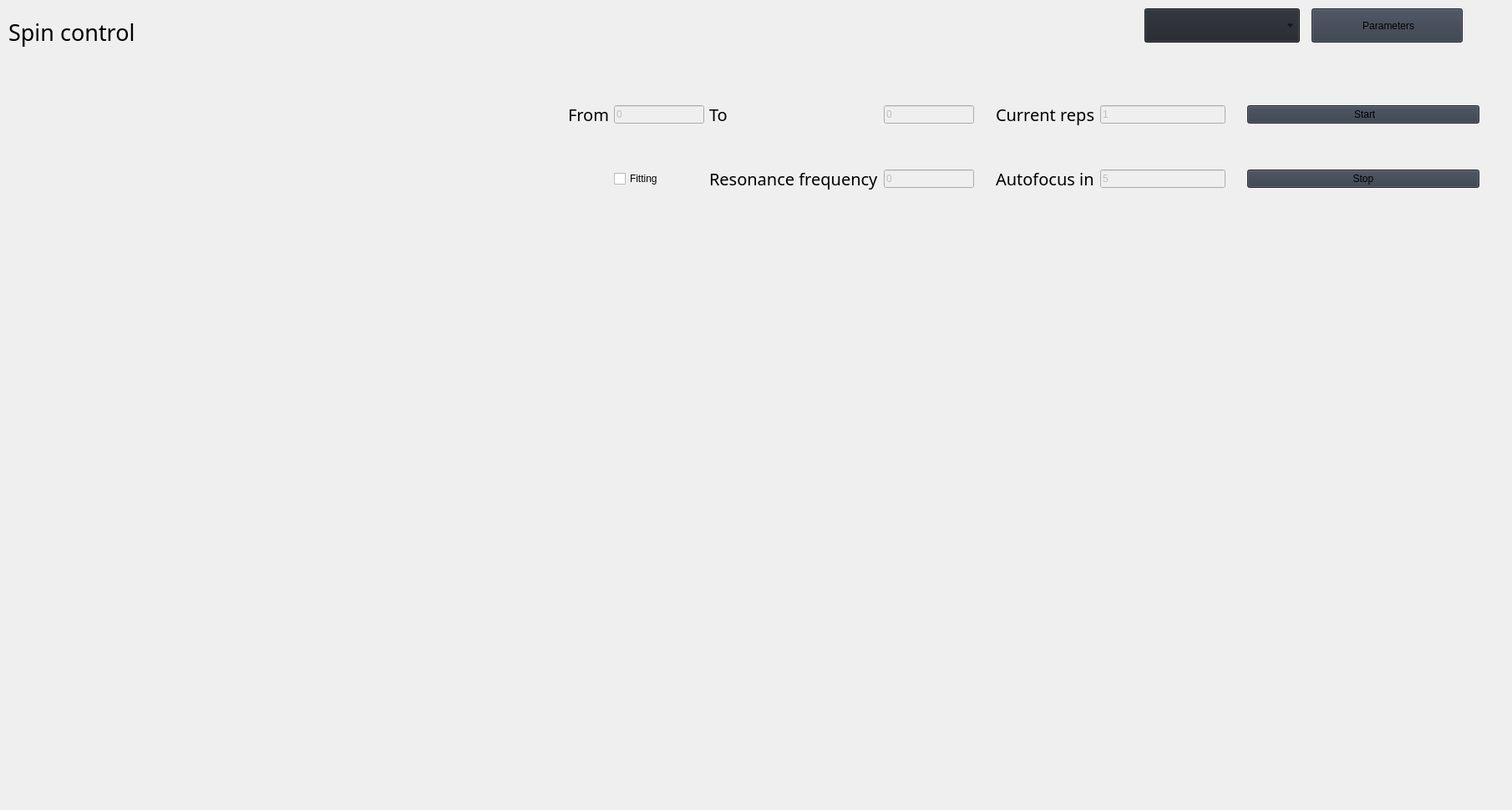
                     <widget class="QWidget" name="control">
                      <widget class="QWidget" name="horizontalLayoutWidget_9">
                       <property name="geometry">
                        <rect>
                         <x>10</x>
                         <y>10</y>
                         <width>781</width>
                         <height>56</height>
                        </rect>
                       </property>
                       <layout class="QHBoxLayout" name="horizontalLayout_17">
                        <item>
                         <widget class="QLabel" name="label_38">
                          <property name="font">
                           <font>
                            <family>Segoe UI Semibold</family>
                            <pointsize>20</pointsize>
                            <italic>false</italic>
                            <bold>false</bold>
                           </font>
                          </property>
                          <property name="styleSheet">
                           <string notr="true">font: 63 20pt &quot;Segoe UI Semibold&quot;;</string>
                          </property>
                          <property name="text">
                           <string>Spin control</string>
                          </property>
                         </widget>
                        </item>
                       </layout>
                      </widget>
                      <widget class="QFrame" name="frame_8">
                       <property name="geometry">
                        <rect>
                         <x>1360</x>
                         <y>0</y>
                         <width>401</width>
                         <height>61</height>
                        </rect>
                       </property>
                       <property name="frameShape">
                        <enum>QFrame::NoFrame</enum>
                       </property>
                       <widget class="QComboBox" name="control_type">
                        <property name="geometry">
                         <rect>
                          <x>10</x>
                          <y>10</y>
                          <width>186</width>
                          <height>41</height>
                         </rect>
                        </property>
                        <property name="maximumSize">
                         <size>
                          <width>16777215</width>
                          <height>16777211</height>
                         </size>
                        </property>
                        <property name="font">
                         <font>
                          <family>Segoe UI Semibold</family>
                          <pointsize>16</pointsize>
                          <italic>false</italic>
                          <bold>false</bold>
                         </font>
                        </property>
                        <property name="autoFillBackground">
                         <bool>false</bool>
                        </property>
                        <property name="styleSheet">
                         <string notr="true">background-color: rgb(33, 37, 43);
font: 63 16pt &quot;Segoe UI Semibold&quot;;
</string>
                        </property>
                        <property name="iconSize">
                         <size>
                          <width>16</width>
                          <height>16</height>
                         </size>
                        </property>
                        <property name="frame">
                         <bool>true</bool>
                        </property>
                       </widget>
                       <widget class="QPushButton" name="control_params">
                        <property name="geometry">
                         <rect>
                          <x>210</x>
                          <y>10</y>
                          <width>181</width>
                          <height>41</height>
                         </rect>
                        </property>
                        <property name="sizePolicy">
                         <sizepolicy hsizetype="Expanding" vsizetype="Fixed">
                          <horstretch>0</horstretch>
                          <verstretch>0</verstretch>
                         </sizepolicy>
                        </property>
                        <property name="styleSheet">
                         <string notr="true">background-color: rgb(52, 59, 72);
font: 63 15pt &quot;Segoe UI Semibold&quot;;</string>
                        </property>
                        <property name="text">
                         <string> Parameters</string>
                        </property>
                        <property name="icon">
                         <iconset>
                          <normaloff>:/icons/images/icons/cil-settings.png</normaloff>:/icons/images/icons/cil-settings.png</iconset>
                        </property>
                       </widget>
                      </widget>
                      <widget class="QFrame" name="frame_9">
                       <property name="geometry">
                        <rect>
                         <x>10</x>
                         <y>70</y>
                         <width>651</width>
                         <height>211</height>
                        </rect>
                       </property>
                       <property name="frameShape">
                        <enum>QFrame::NoFrame</enum>
                       </property>
                       <widget class="QWidget" name="verticalLayoutWidget_5">
                        <property name="geometry">
                         <rect>
                          <x>10</x>
                          <y>10</y>
                          <width>631</width>
                          <height>191</height>
                         </rect>
                        </property>
                        <layout class="QVBoxLayout" name="control_autofocus">
                         <property name="spacing">
                          <number>0</number>
                         </property>
                        </layout>
                       </widget>
                      </widget>
                      <widget class="QFrame" name="frame_11">
                       <property name="geometry">
                        <rect>
                         <x>10</x>
                         <y>290</y>
                         <width>1791</width>
                         <height>671</height>
                        </rect>
                       </property>
                       <property name="frameShape">
                        <enum>QFrame::NoFrame</enum>
                       </property>
                       <widget class="QWidget" name="control_average_widget" native="true">
                        <property name="geometry">
                         <rect>
                          <x>10</x>
                          <y>-10</y>
                          <width>1771</width>
                          <height>671</height>
                         </rect>
                        </property>
                        <widget class="QWidget" name="verticalLayoutWidget_6">
                         <property name="geometry">
                          <rect>
                           <x>-80</x>
                           <y>20</y>
                           <width>1961</width>
                           <height>321</height>
                          </rect>
                         </property>
                         <layout class="QVBoxLayout" name="control_average_layout">
                          <property name="spacing">
                           <number>0</number>
                          </property>
                         </layout>
                        </widget>
                        <widget class="QWidget" name="verticalLayoutWidget_7">
                         <property name="geometry">
                          <rect>
                           <x>-80</x>
                           <y>350</y>
                           <width>1961</width>
                           <height>321</height>
                          </rect>
                         </property>
                         <layout class="QVBoxLayout" name="control_contrast_layout">
                          <property name="spacing">
                           <number>0</number>
                          </property>
                         </layout>
                        </widget>
                       </widget>
                      </widget>
                      <widget class="QFrame" name="frame_10">
                       <property name="geometry">
                        <rect>
                         <x>670</x>
                         <y>70</y>
                         <width>1131</width>
                         <height>211</height>
                        </rect>
                       </property>
                       <property name="frameShape">
                        <enum>QFrame::NoFrame</enum>
                       </property>
                       <widget class="QWidget" name="gridLayoutWidget_13">
                        <property name="geometry">
                         <rect>
                          <x>10</x>
                          <y>10</y>
                          <width>1111</width>
                          <height>191</height>
                         </rect>
                        </property>
                        <layout class="QGridLayout" name="gridLayout_11">
                         <item row="1" column="7">
                          <spacer name="horizontalSpacer_15">
                           <property name="orientation">
                            <enum>Qt::Vertical</enum>
                           </property>
                           <property name="sizeType">
                            <enum>QSizePolicy::Fixed</enum>
                           </property>
                           <property name="sizeHint" stdset="0">
                            <size>
                             <width>20</width>
                             <height>20</height>
                            </size>
                           </property>
                          </spacer>
                         </item>
                         <item row="0" column="8">
                          <widget class="QPushButton" name="control_start">
                           <property name="sizePolicy">
                            <sizepolicy hsizetype="Preferred" vsizetype="Fixed">
                             <horstretch>0</horstretch>
                             <verstretch>0</verstretch>
                            </sizepolicy>
                           </property>
                           <property name="styleSheet">
                            <string notr="true">background-color: rgb(52, 59, 72);
font: 63 15pt &quot;Segoe UI Semibold&quot;;</string>
                           </property>
                           <property name="text">
                            <string> Start</string>
                           </property>
                           <property name="icon">
                            <iconset>
                             <normaloff>:/icons/images/icons/cil-media-play.png</normaloff>:/icons/images/icons/cil-media-play.png</iconset>
                           </property>
                          </widget>
                         </item>
                         <item row="1" column="6">
                          <widget class="QLineEdit" name="autofocus_in">
                           <property name="enabled">
                            <bool>false</bool>
                           </property>
                           <property name="sizePolicy">
                            <sizepolicy hsizetype="Preferred" vsizetype="Fixed">
                             <horstretch>0</horstretch>
                             <verstretch>0</verstretch>
                            </sizepolicy>
                           </property>
                           <property name="maximumSize">
                            <size>
                             <width>150</width>
                             <height>16777215</height>
                            </size>
                           </property>
                           <property name="styleSheet">
                            <string notr="true">font: 63 20pt &quot;Segoe UI Semibold&quot;;</string>
                           </property>
                           <property name="text">
                            <string>5</string>
                           </property>
                          </widget>
                         </item>
                         <item row="0" column="9">
                          <spacer name="horizontalSpacer_10">
                           <property name="orientation">
                            <enum>Qt::Vertical</enum>
                           </property>
                           <property name="sizeType">
                            <enum>QSizePolicy::Fixed</enum>
                           </property>
                           <property name="sizeHint" stdset="0">
                            <size>
                             <width>20</width>
                             <height>20</height>
                            </size>
                           </property>
                          </spacer>
                         </item>
                         <item row="0" column="4">
                          <spacer name="horizontalSpacer_36">
                           <property name="orientation">
                            <enum>Qt::Vertical</enum>
                           </property>
                           <property name="sizeType">
                            <enum>QSizePolicy::Fixed</enum>
                           </property>
                           <property name="sizeHint" stdset="0">
                            <size>
                             <width>20</width>
                             <height>20</height>
                            </size>
                           </property>
                          </spacer>
                         </item>
                         <item row="0" column="5">
                          <widget class="QLabel" name="label_39">
                           <property name="enabled">
                            <bool>true</bool>
                           </property>
                           <property name="sizePolicy">
                            <sizepolicy hsizetype="Preferred" vsizetype="Preferred">
                             <horstretch>0</horstretch>
                             <verstretch>0</verstretch>
                            </sizepolicy>
                           </property>
                           <property name="font">
                            <font>
                             <family>Segoe UI Semibold</family>
                             <pointsize>15</pointsize>
                             <italic>false</italic>
                             <bold>false</bold>
                            </font>
                           </property>
                           <property name="styleSheet">
                            <string notr="true">font: 63 15pt &quot;Segoe UI Semibold&quot;;</string>
                           </property>
                           <property name="text">
                            <string>Current reps</string>
                           </property>
                           <property name="wordWrap">
                            <bool>true</bool>
                           </property>
                           <property name="textInteractionFlags">
                            <set>Qt::NoTextInteraction</set>
                           </property>
                          </widget>
                         </item>
                         <item row="1" column="5">
                          <widget class="QLabel" name="label_40">
                           <property name="enabled">
                            <bool>true</bool>
                           </property>
                           <property name="sizePolicy">
                            <sizepolicy hsizetype="Preferred" vsizetype="Preferred">
                             <horstretch>0</horstretch>
                             <verstretch>0</verstretch>
                            </sizepolicy>
                           </property>
                           <property name="font">
                            <font>
                             <family>Segoe UI Semibold</family>
                             <pointsize>15</pointsize>
                             <italic>false</italic>
                             <bold>false</bold>
                            </font>
                           </property>
                           <property name="styleSheet">
                            <string notr="true">font: 63 15pt &quot;Segoe UI Semibold&quot;;</string>
                           </property>
                           <property name="text">
                            <string>Autofocus in</string>
                           </property>
                           <property name="wordWrap">
                            <bool>true</bool>
                           </property>
                           <property name="textInteractionFlags">
                            <set>Qt::NoTextInteraction</set>
                           </property>
                          </widget>
                         </item>
                         <item row="0" column="1">
                          <widget class="QLineEdit" name="fit_from">
                           <property name="enabled">
                            <bool>false</bool>
                           </property>
                           <property name="sizePolicy">
                            <sizepolicy hsizetype="Preferred" vsizetype="Fixed">
                             <horstretch>0</horstretch>
                             <verstretch>0</verstretch>
                            </sizepolicy>
                           </property>
                           <property name="maximumSize">
                            <size>
                             <width>150</width>
                             <height>16777215</height>
                            </size>
                           </property>
                           <property name="styleSheet">
                            <string notr="true">font: 63 20pt &quot;Segoe UI Semibold&quot;;</string>
                           </property>
                           <property name="text">
                            <string>0</string>
                           </property>
                          </widget>
                         </item>
                         <item row="0" column="2">
                          <widget class="QLabel" name="label_42">
                           <property name="enabled">
                            <bool>true</bool>
                           </property>
                           <property name="sizePolicy">
                            <sizepolicy hsizetype="Preferred" vsizetype="Preferred">
                             <horstretch>0</horstretch>
                             <verstretch>0</verstretch>
                            </sizepolicy>
                           </property>
                           <property name="font">
                            <font>
                             <family>Segoe UI Semibold</family>
                             <pointsize>15</pointsize>
                             <italic>false</italic>
                             <bold>false</bold>
                            </font>
                           </property>
                           <property name="styleSheet">
                            <string notr="true">font: 63 15pt &quot;Segoe UI Semibold&quot;;</string>
                           </property>
                           <property name="text">
                            <string>To</string>
                           </property>
                           <property name="wordWrap">
                            <bool>true</bool>
                           </property>
                           <property name="textInteractionFlags">
                            <set>Qt::NoTextInteraction</set>
                           </property>
                          </widget>
                         </item>
                         <item row="1" column="8">
                          <widget class="QPushButton" name="control_stop">
                           <property name="sizePolicy">
                            <sizepolicy hsizetype="Expanding" vsizetype="Fixed">
                             <horstretch>0</horstretch>
                             <verstretch>0</verstretch>
                            </sizepolicy>
                           </property>
                           <property name="styleSheet">
                            <string notr="true">background-color: rgb(52, 59, 72);
font: 63 15pt &quot;Segoe UI Semibold&quot;;</string>
                           </property>
                           <property name="text">
                            <string>Stop</string>
                           </property>
                           <property name="icon">
                            <iconset>
                             <normaloff>:/icons/images/icons/cil-media-pause.png</normaloff>:/icons/images/icons/cil-media-pause.png</iconset>
                           </property>
                          </widget>
                         </item>
                         <item row="0" column="7">
                          <spacer name="horizontalSpacer_14">
                           <property name="orientation">
                            <enum>Qt::Vertical</enum>
                           </property>
                           <property name="sizeType">
                            <enum>QSizePolicy::Fixed</enum>
                           </property>
                           <property name="sizeHint" stdset="0">
                            <size>
                             <width>20</width>
                             <height>20</height>
                            </size>
                           </property>
                          </spacer>
                         </item>
                         <item row="0" column="6">
                          <widget class="QLineEdit" name="reps">
                           <property name="enabled">
                            <bool>false</bool>
                           </property>
                           <property name="sizePolicy">
                            <sizepolicy hsizetype="Expanding" vsizetype="Fixed">
                             <horstretch>0</horstretch>
                             <verstretch>0</verstretch>
                            </sizepolicy>
                           </property>
                           <property name="maximumSize">
                            <size>
                             <width>150</width>
                             <height>16777215</height>
                            </size>
                           </property>
                           <property name="styleSheet">
                            <string notr="true">font: 63 20pt &quot;Segoe UI Semibold&quot;;</string>
                           </property>
                           <property name="text">
                            <string>1</string>
                           </property>
                          </widget>
                         </item>
                         <item row="0" column="0">
                          <widget class="QLabel" name="label_41">
                           <property name="enabled">
                            <bool>true</bool>
                           </property>
                           <property name="sizePolicy">
                            <sizepolicy hsizetype="Preferred" vsizetype="Preferred">
                             <horstretch>0</horstretch>
                             <verstretch>0</verstretch>
                            </sizepolicy>
                           </property>
                           <property name="font">
                            <font>
                             <family>Segoe UI Semibold</family>
                             <pointsize>15</pointsize>
                             <italic>false</italic>
                             <bold>false</bold>
                            </font>
                           </property>
                           <property name="styleSheet">
                            <string notr="true">font: 63 15pt &quot;Segoe UI Semibold&quot;;</string>
                           </property>
                           <property name="text">
                            <string>From</string>
                           </property>
                           <property name="wordWrap">
                            <bool>true</bool>
                           </property>
                           <property name="textInteractionFlags">
                            <set>Qt::NoTextInteraction</set>
                           </property>
                          </widget>
                         </item>
                         <item row="0" column="3">
                          <widget class="QLineEdit" name="fit_to">
                           <property name="enabled">
                            <bool>false</bool>
                           </property>
                           <property name="sizePolicy">
                            <sizepolicy hsizetype="Preferred" vsizetype="Fixed">
                             <horstretch>0</horstretch>
                             <verstretch>0</verstretch>
                            </sizepolicy>
                           </property>
                           <property name="maximumSize">
                            <size>
                             <width>150</width>
                             <height>16777215</height>
                            </size>
                           </property>
                           <property name="styleSheet">
                            <string notr="true">font: 63 20pt &quot;Segoe UI Semibold&quot;;</string>
                           </property>
                           <property name="text">
                            <string>0</string>
                           </property>
                          </widget>
                         </item>
                         <item row="1" column="3">
                          <widget class="QLineEdit" name="fit_result">
                           <property name="enabled">
                            <bool>false</bool>
                           </property>
                           <property name="sizePolicy">
                            <sizepolicy hsizetype="Preferred" vsizetype="Fixed">
                             <horstretch>0</horstretch>
                             <verstretch>0</verstretch>
                            </sizepolicy>
                           </property>
                           <property name="maximumSize">
                            <size>
                             <width>150</width>
                             <height>16777215</height>
                            </size>
                           </property>
                           <property name="styleSheet">
                            <string notr="true">font: 63 20pt &quot;Segoe UI Semibold&quot;;</string>
                           </property>
                           <property name="text">
                            <string>0</string>
                           </property>
                          </widget>
                         </item>
                         <item row="1" column="2">
                          <widget class="QLabel" name="label_43">
                           <property name="enabled">
                            <bool>true</bool>
                           </property>
                           <property name="sizePolicy">
                            <sizepolicy hsizetype="Preferred" vsizetype="Preferred">
                             <horstretch>0</horstretch>
                             <verstretch>0</verstretch>
                            </sizepolicy>
                           </property>
                           <property name="font">
                            <font>
                             <family>Segoe UI Semibold</family>
                             <pointsize>15</pointsize>
                             <italic>false</italic>
                             <bold>false</bold>
                            </font>
                           </property>
                           <property name="styleSheet">
                            <string notr="true">font: 63 15pt &quot;Segoe UI Semibold&quot;;</string>
                           </property>
                           <property name="text">
                            <string>Resonance frequency</string>
                           </property>
                           <property name="wordWrap">
                            <bool>true</bool>
                           </property>
                           <property name="textInteractionFlags">
                            <set>Qt::NoTextInteraction</set>
                           </property>
                          </widget>
                         </item>
                         <item row="1" column="1">
                          <widget class="QCheckBox" name="control_fitting">
                           <property name="styleSheet">
                            <string notr="true">font: 63 15pt &quot;Segoe UI Semibold&quot;;</string>
                           </property>
                           <property name="text">
                            <string>Fitting</string>
                           </property>
                          </widget>
                         </item>
                        </layout>
                       </widget>
                      </widget>
                     </widget>
